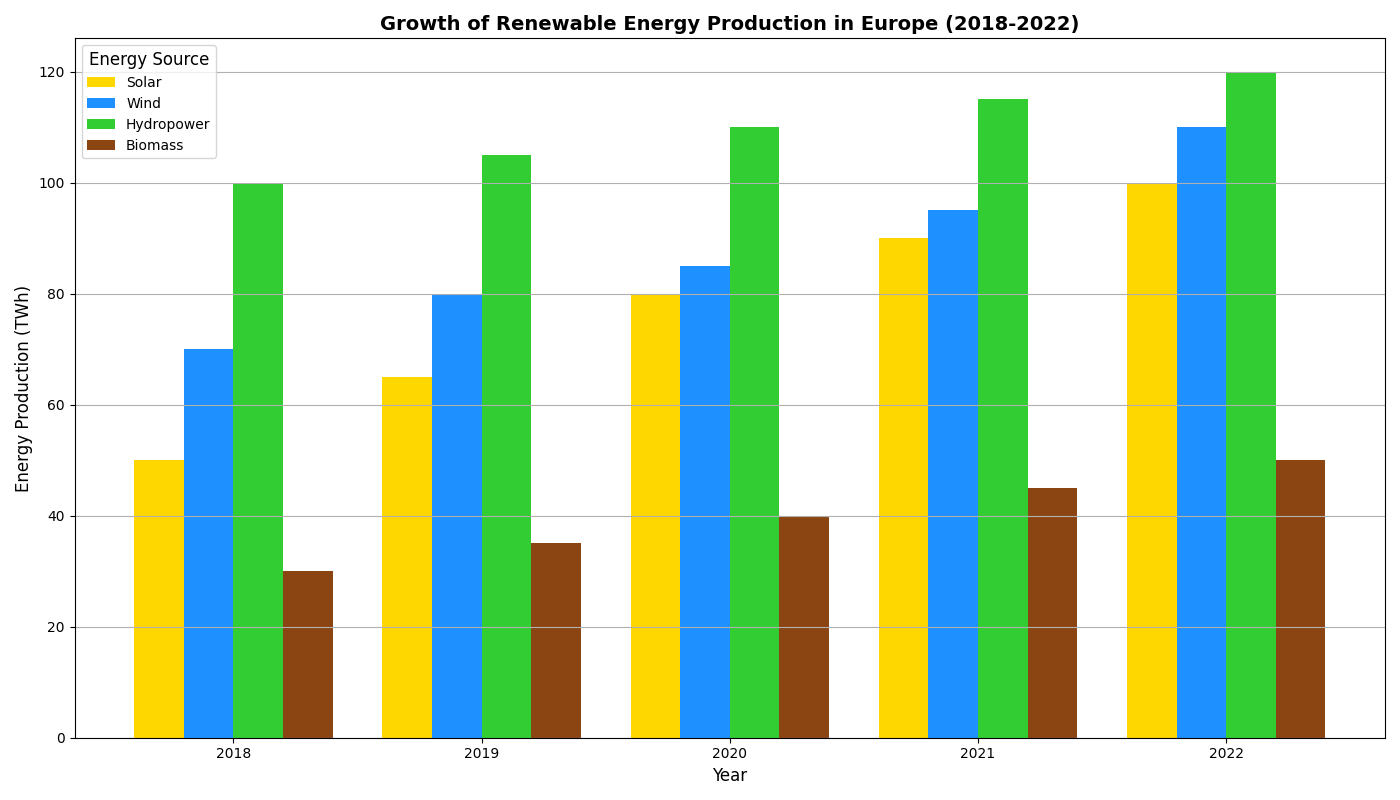

The Python source for this figure:
import matplotlib.pyplot as plt
import numpy as np

# Backstory: Analysis of the growth of different renewable energy sources in Europe over the last 5 years.
# The chart will show the annual energy production (in TWh) from different renewable sources.

# Define the years and renewable energy sources
years = ['2018', '2019', '2020', '2021', '2022']
sources = ['Solar', 'Wind', 'Hydropower', 'Biomass']

# Energy production data in TWh for each year
energy_production = np.array([
    [50, 65, 80, 90, 100],   # Solar
    [70, 80, 85, 95, 110],   # Wind
    [100, 105, 110, 115, 120],  # Hydropower
    [30, 35, 40, 45, 50]     # Biomass
])

# Define position and width for the bars
positions = np.arange(len(years))
bar_width = 0.2

# Initialize figure and axis
fig, ax = plt.subplots(figsize=(14, 8))

# Colors for each renewable energy source
colors = ['#FFD700', '#1E90FF', '#32CD32', '#8B4513']

# Plot bars for each energy source
for i, source in enumerate(sources):
    ax.bar(positions + i*bar_width, energy_production[i], bar_width, label=source, color=colors[i])

# Adding labels, title, and legend
ax.set_xlabel('Year', fontsize=12)
ax.set_ylabel('Energy Production (TWh)', fontsize=12)
ax.set_title('Growth of Renewable Energy Production in Europe (2018-2022)', fontsize=14, fontweight='bold')
ax.set_xticks(positions + bar_width*1.5)
ax.set_xticklabels(years, fontsize=10)
ax.legend(title='Energy Source', fontsize=10, title_fontsize=12)

# Adding gridlines for better readability
ax.yaxis.grid(True)
ax.xaxis.grid(False)

# Automatically adjust layout to prevent overlaps
plt.tight_layout()

# Show the plot
plt.show()
